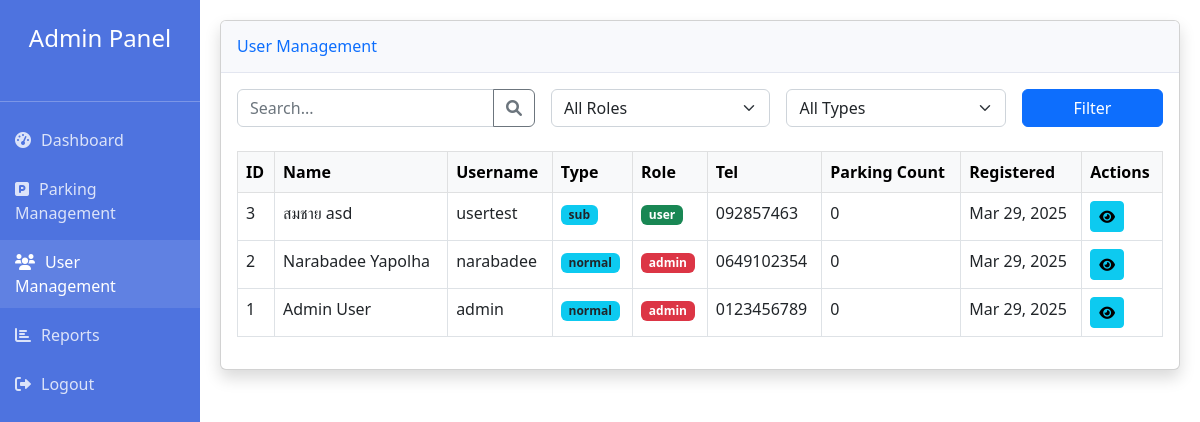
The page /admin/users.php (signed in) on the database its author committed.
### tables this page shows
CREATE TABLE `user` (
  `user_id` int(11) NOT NULL,
  `type_id` int(11) NOT NULL DEFAULT 1,
  `first_name` varchar(100) NOT NULL,
  `last_name` varchar(100) NOT NULL,
  `tel` varchar(20) NOT NULL,
  `created_at` timestamp NOT NULL DEFAULT current_timestamp(),
  `updated_at` timestamp NOT NULL DEFAULT current_timestamp() ON UPDATE current_timestamp()
);

CREATE TABLE `user_types` (
  `type_id` int(11) NOT NULL,
  `type_name` varchar(50) NOT NULL,
  `description` text DEFAULT NULL,
  `created_at` timestamp NOT NULL DEFAULT current_timestamp()
);

### admin/users.php (the view, shortened to what this page needs)
<?php
require_once "../config.php";
$search = isset($_GET['search']) ? $_GET['search'] : '';
$params = [];
$types = "";
$page = isset($_GET['page']) ? (int)$_GET['page'] : 1;
$recordsPerPage = 10;
$offset = ($page - 1) * $recordsPerPage;
$sql = "SELECT u.user_id, u.first_name, u.last_name, u.tel, u.created_at,
               ut.type_name,
               au.auth_id, au.username, au.role,
               COUNT(pr.record_id) as parking_count
        FROM user u
        LEFT JOIN auth_users au ON u.user_id = au.user_id
        LEFT JOIN user_types ut ON u.type_id = ut.type_id
        LEFT JOIN parking_records pr ON u.user_id = pr.user_id";
$sql .= " GROUP BY u.user_id ORDER BY u.created_at DESC";
$sql .= " LIMIT ?, ?";
$params[] = $offset;
$params[] = $recordsPerPage;
$types .= "ii";
$stmt = mysqli_prepare($conn, $sql);
if (!empty($params)) {
    mysqli_stmt_bind_param($stmt, $types, ...$params);
}
mysqli_stmt_execute($stmt);
$result = mysqli_stmt_get_result($stmt);
?>
<!DOCTYPE html>
<html lang="en">
<head>
    <link rel="stylesheet" href="https://cdn.jsdelivr.net/npm/bootstrap@5.2.3/dist/css/bootstrap.min.css">
    <link rel="stylesheet" href="https://cdnjs.cloudflare.com/ajax/libs/font-awesome/6.0.0/css/all.min.css">
</head>
<body>
    <div class="container-fluid">
        <div class="row">
            <div class="col-md-2 sidebar p-0">
                <div class="text-center py-4">
                    <h4>Admin Panel</h4>
                </div>
                <hr class="sidebar-divider">
                <ul class="nav flex-column">
                    <li class="nav-item">
                        <a href="dashboard.php">
                            <i class="fas fa-tachometer-alt icon"></i>Dashboard
                        </a>
                    </li>
                    <li class="nav-item">
                        <a href="parking.php">
                            <i class="fas fa-parking icon"></i>Parking Management
                        </a>
                    </li>
                    <li class="nav-item">
                        <a href="users.php" class="active">
                            <i class="fas fa-users icon"></i>User Management
                        </a>
                    </li>
                    <li class="nav-item">
                        <a href="reports.php">
                            <i class="fas fa-chart-bar icon"></i>Reports
                        </a>
                    </li>
                    <li class="nav-item">
                        <a href="../logout.php">
                            <i class="fas fa-sign-out-alt icon"></i>Logout
                        </a>
                    </li>
                </ul>
            </div>
            <div class="col-md-10 content">
                <div class="card shadow mb-4">
                    <div class="card-header py-3 d-flex justify-content-between align-items-center">
                        <h6 class="m-0 font-weight-bold text-primary">User Management</h6>
                    </div>
                    <div class="card-body">
                        <form action="" method="GET" class="mb-4">
                            <div class="row g-3">
                                <div class="col-md-4">
                                    <div class="input-group">
                                        <input type="text" class="form-control" placeholder="Search..." name="search" value="<?php echo htmlspecialchars($search); ?>">
                                        <button class="btn btn-outline-secondary" type="submit">
                                            <i class="fas fa-search"></i>
                                        </button>
                                    </div>
                                </div>
                                <div class="col-md-3">
                                    <select name="role" class="form-select">
                                        <option value="">All Roles</option>
                                    </select>
                                </div>
                                <div class="col-md-3">
                                    <select name="type" class="form-select">
                                        <option value="">All Types</option>
                                    </select>
                                </div>
                                <div class="col-md-2">
                                    <button type="submit" class="btn btn-primary w-100">Filter</button>
                                </div>
                            </div>
                        </form>
                        <div class="table-responsive">
                            <table class="table table-bordered table-hover">
                                <thead class="table-light">
                                    <tr>
                                        <th>ID</th>
                                        <th>Name</th>
                                        <th>Username</th>
                                        <th>Type</th>
                                        <th>Role</th>
                                        <th>Tel</th>
                                        <th>Parking Count</th>
                                        <th>Registered</th>
                                        <th>Actions</th>
                                    </tr>
                                </thead>
                                <tbody>
                                    <?php if(mysqli_num_rows($result) > 0): ?>
                                        <?php while($row = mysqli_fetch_assoc($result)): ?>
                                            <tr>
                                                <td><?php echo $row['user_id']; ?></td>
                                                <td><?php echo htmlspecialchars($row['first_name'] . ' ' . $row['last_name']); ?></td>
                                                <td><?php echo htmlspecialchars($row['username']); ?></td>
                                                <td>
                                                    <span class="badge bg-info text-dark">
                                                        <?php echo htmlspecialchars($row['type_name']); ?>
                                                    </span>
                                                </td>
                                                <td>
                                                    <span class="badge <?php echo $row['role'] == 'admin' ? 'bg-danger' : 'bg-success'; ?>">
                                                        <?php echo htmlspecialchars($row['role']); ?>
                                                    </span>
                                                </td>
                                                <td><?php echo htmlspecialchars($row['tel']); ?></td>
                                                <td><?php echo $row['parking_count']; ?></td>
                                                <td><?php echo date('M d, Y', strtotime($row['created_at'])); ?></td>
                                                <td>
                                                    <a href="view_user.php?id=<?php echo $row['user_id']; ?>" class="btn btn-sm btn-info">
                                                        <i class="fas fa-eye"></i>
                                                    </a>
                                                </td>
                                            </tr>
                                        <?php endwhile; ?>
                                    <?php else: ?>
                                        <tr>
                                            <td colspan="9" class="text-center">No users found</td>
                                        </tr>
                                    <?php endif; ?>
                                </tbody>
                            </table>
                        </div>
                    </div>
                </div>
            </div>
        </div>
    </div>
</body>
</html>

### admin/users.php (style rules this page uses)
.sidebar { min-height: 100vh; background-color: #4e73df; color: white; }
.sidebar a { color: rgba(255, 255, 255, 0.8); padding: 10px 15px; text-decoration: none; display: block; transition: all 0.3s; }
.sidebar a:hover, .sidebar a.active { color: white; background-color: rgba(255, 255, 255, 0.1); }
.content { padding: 20px; }
.nav-item { margin-bottom: 5px; }
.icon { margin-right: 10px; }
.card-header { background-color: #f8f9fc; border-bottom: 1px solid #e3e6f0; }
.table th { vertical-align: middle; }

### rows shown on the page
user: user_id "3", first_name+last_name "สมชาย asd", auth_users.username "usertest", type.type_name "sub", auth_users.role "user", tel "092857463", parking_count "0", created_at "Mar 29, 2025"
user: user_id "2", first_name+last_name "Narabadee Yapolha", auth_users.username "narabadee", type.type_name "normal", auth_users.role "admin", tel "0649102354", parking_count "0", created_at "Mar 29, 2025"
user: user_id "1", first_name+last_name "Admin User", auth_users.username "admin", type.type_name "normal", auth_users.role "admin", tel "0123456789", parking_count "0", created_at "Mar 29, 2025"
